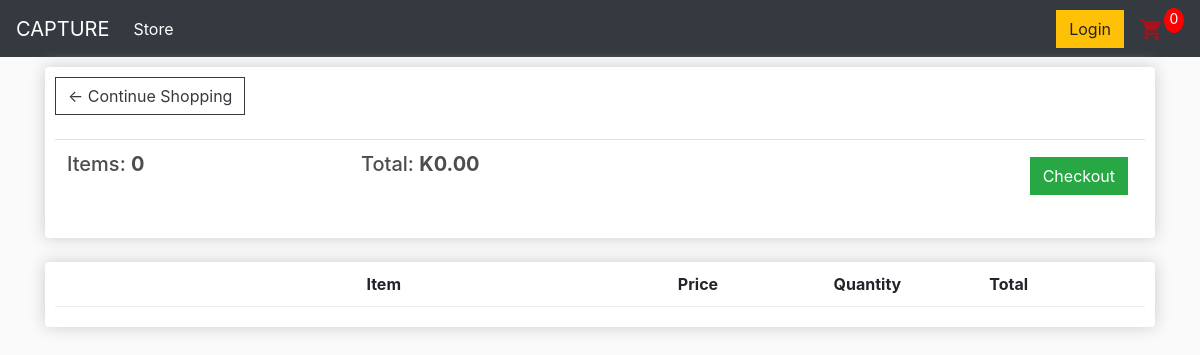
The app's page /cart/ (signed in), older data.
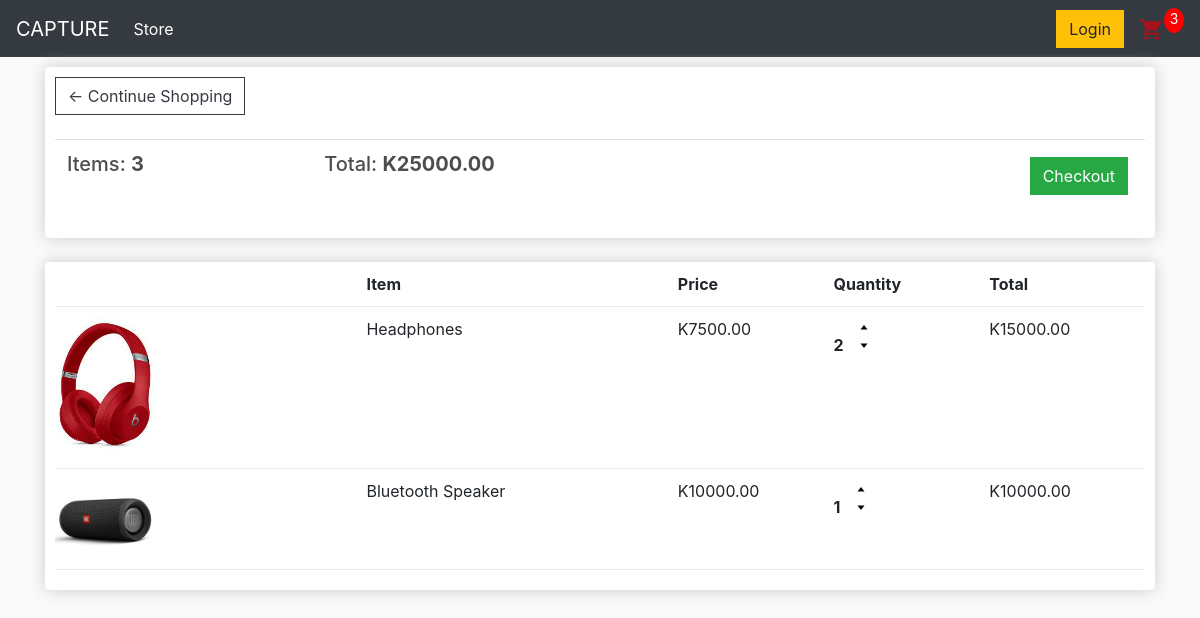
The same page, newer data.
### store/models.py (models this page shows, shortened)
class Order(models.Model):
    customer = models.ForeignKey(Customer, on_delete=models.SET_NULL, blank=True, null=True)
    date_orderd = models.DateTimeField(auto_now_add=True)
    complete = models.BooleanField(default=False, null=True, blank=False)
    transaction_id = models.CharField(max_length=200, null=True)
    @property
    def get_cart_total(self):
        orderitems = self.orderitem_set.all()
        total = sum([item.get_total for item in orderitems])
        return total
    @property
    def get_cart_items(self):
        orderitems = self.orderitem_set.all()
        total = sum([item.quantity for item in orderitems])
        return total

class OrderItem(models.Model):
    product = models.ForeignKey(Product, on_delete=models.SET_NULL, blank=True, null=True)
    order = models.ForeignKey(Order, on_delete=models.SET_NULL, blank=True, null=True)
    quantity = models.IntegerField(default=0, null=True, blank=True)
    date_added = models.DateTimeField(auto_now_add=True)
    @property
    def get_total(self):
        total = self.product.price * self.quantity
        return total

class Product(models.Model):
    name = models.CharField(max_length=200, null=True)
    price = models.DecimalField(max_digits=7, decimal_places=2)
    digital = models.BooleanField(default=False, null=True, blank=True)
    image = models.ImageField(null=True, blank=True)
    @property
    def imageURL(self):
        try:
            url = self.image.url
        except:
            url = ''
        return url

### store/views.py (the view)
# urls.py: path('cart/', views.cart, name="cart"),
def cart(request):
    data = cartData(request)
    cartItems = data['cartItems']
    order = data['order']
    items = data['items']
    context = {'items':items, 'order':order, 'cartItems':cartItems}
    return render(request, 'store/cart.html', context)

### store/utils.py (called while the page is built)
def cartData(request):
    if request.user.is_authenticated:
        customer = request.user.customer
        order, created = Order.objects.get_or_create(customer=customer, complete=False)
        items = order.orderitem_set.all()
        cartItems = order.get_cart_items
    else:
        cookieData = cookieCart(request)
        cartItems = cookieData['cartItems']
        order = cookieData['order']
        items = cookieData['items']
    return{'cartItems':cartItems, 'order':order, 'items':items}

### store/templates/store/cart.html
{% extends 'store/main.html' %}
{% load static %}
{% block content%}
<div class="row">
    <div class="col-lg-12">
        <div class="box-element">
            <a class="btn btn-outline-dark" href="{% url 'store' %}">&#x2190; Continue Shopping </a>
            <br>
            <br>
            <table class="table">
                <tr>
                    <th><h5>Items: <strong>{{order.get_cart_items}}</strong></h5></th>
                    <th><h5>Total: <strong>K{{order.get_cart_total|floatformat:2}}</strong></h5></th>
                    <th>
                        <a style="float:right; margin:5px" class="btn btn-success" href="{% url 'checkout' %}">Checkout</a>
                    </th>
                </tr>
            </table>
        </div>
        <br>
        <div class="box-element">
            <div class="cart-row">
                <div style="flex:2"></div>
                <div style="flex:2"><strong>Item</strong></div>
                <div style="flex:1"><strong>Price</strong></div>
                <div style="flex:1"><strong>Quantity</strong></div>
                <div style="flex:1"><strong>Total</strong></div>
            </div>
            {% for item in items %}
            <div class="cart-row">
                <div style="flex:2"><img class="row-image" src="{{item.product.imageURL}}"></div>
                <div style="flex:2">{{item.product.name}}</div>
                <div style="flex:1">K{{item.product.price|floatformat:2}}</div>
                <div style="flex:1">
                    <p class="quantity">{{item.quantity}}</p>
                    <div class="quantity">
                        <img data-product={{item.product.id}} data-action="add" class="chg-quantity update-cart" src="{% static 'images/sort_up_48px.png'%}">
                        <img data-product={{item.product.id}} data-action="remove" class="chg-quantity update-cart" src="{% static 'images/sort_down_48px.png'%}">
                    </div>
                </div>
                <div style="flex:1">K{{item.get_total}}</div>
            </div>
            {% endfor %}
        </div>
    </div>
</div>
{% endblock content %}

### store/templates/store/main.html (shortened to what this page needs)
<!DOCTYPE html>
{% load static %}
<html>
<head>
    <link rel="stylesheet" href="https://cdn.jsdelivr.net/npm/bootstrap@4.4.1/dist/css/bootstrap.min.css">
    <link rel="stylesheet" type="text/css" href="{% static 'css/main.css' %}">
</head>
<body>
    <nav class="navbar navbar-expand-lg navbar-dark bg-dark">
        <a class="navbar-brand" href="{% url 'store' %}">CAPTURE</a>
        <div class="collapse navbar-collapse" id="navbarSupportedContent">
          <ul class="navbar-nav mr-auto">
            <li class="nav-item active">
              <a class="nav-link" href="{% url 'store' %}">Store <span class="sr-only">(current)</span></a>
            </li>
          </ul>
          <div class="form-inline my-2 my-lg-0">
              <a href="#" class="btn btn-warning">Login</a>
              <a href="{% url 'cart' %}">
                  <img id='cart-icon' src="{% static 'images/shopping_cart_24px.png' %}">
              </a>
              <p id='cart-total'>{{cartItems}}</p>
          </div>
        </div>
      </nav>
    <div class="container">
        {% block content %}
        {% endblock content %}
    </div>
</body>
</html>

### static/css/main.css (style rules this page uses)
body { background-color: hsl(0, 0%, 98%); }
h1,h2,h3,h4,h5,h6 { color:hsl(0, 0%, 30%); }
.box-element { box-shadow:hsl(0, 0%, 80%) 0 0 16px; background-color: #fff; border-radius: 4px; padding: 10px; }
#cart-icon { width:25px; display: inline-block; margin-left: 15px; }
#cart-total { display: block; text-align: center; color:#fff; background-color: red; width: 20px; height: 25px; border-radius: 50%; font-size: 14px; }
.col-lg-4, .col-lg-6, .col-lg-8, .col-lg-12 { margin-top: 10px; }
.btn { border-radius: 0; }
.row-image { width: 100px; }
.cart-row { display: flex; align-items: flex-stretch; padding-bottom: 10px; margin-bottom: 10px; border-bottom: 1px solid #ececec; }
.quantity { display: inline-block; font-weight: 700; padding-right:10px; }
.chg-quantity { width: 12px; cursor: pointer; display: block; margin-top: 5px; transition:.1s; }

Row changes from the older to the newer data that the page shows:
computed for Order: get_cart_items "0" → "3"; get_cart_total "0.00" → "25000.00"
added OrderItem: product.imageURL (picture), product.name "Headphones", product.price "7500.00", quantity "2", get_total "15000.00"
added OrderItem: product.imageURL (picture), product.name "Bluetooth Speaker", product.price "10000.00", quantity "1", get_total "10000.00"
Text that changed along with them:
{{ cartItems }}: "0" → "3"
